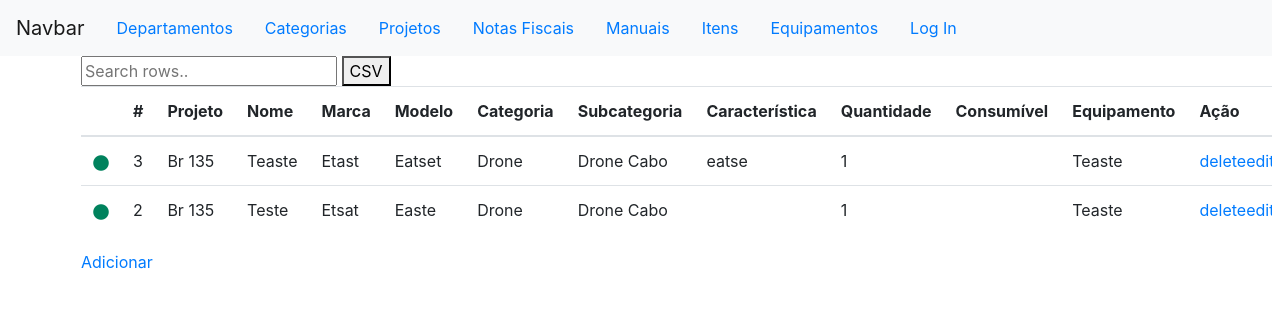
Before: /controle/ajax/itensByName/ with the older database file.
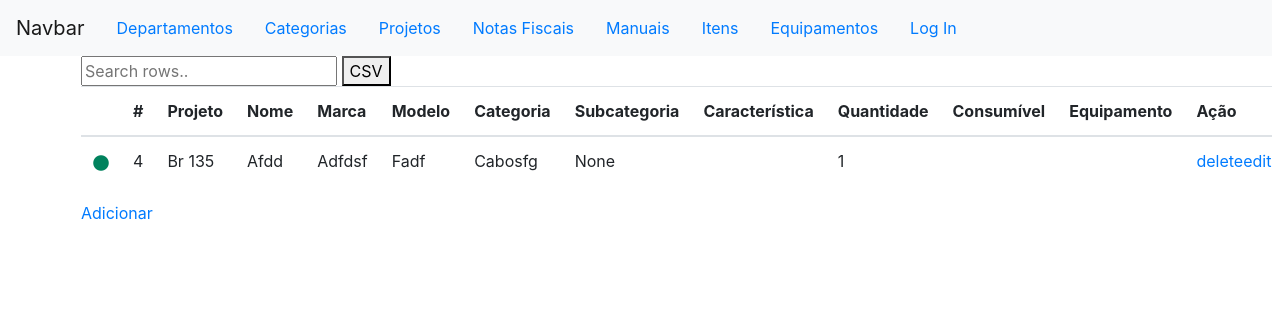
After: the same page with the newer database file.
### controles/models.py (models this page shows, shortened)
class Item(models.Model):
    id_item = models.AutoField(primary_key=True)
    nome = models.CharField(max_length=50)
    caracteristica = models.TextField(max_length=200, blank=True, null=True)
    marca = models.CharField(max_length=30) #nova identidade
    modelo = models.CharField(max_length=30) #nova identidade
    categoria = models.ForeignKey(Categoria, on_delete=models.PROTECT)
    subcategoria = models.ForeignKey(Subcategoria, on_delete=models.PROTECT, blank=True, null=True)
    projeto = models.ForeignKey('comuns.Projeto', on_delete=models.PROTECT)
    valor = models.DecimalField(max_digits=8, decimal_places=2, blank=True, null = True)
    local = models.CharField(max_length=50, null = True, blank=True) #nova identidade
    id_departamento = models.ForeignKey('comuns.Departamento', on_delete=models.PROTECT, blank=True, null = True)
    id_notafiscal = models.ForeignKey(NotaFiscal, on_delete=models.PROTECT, blank=True, null = True)
    status_disponivel = models.BooleanField(default=True)
    status_manutencao = models.BooleanField(default=False)
    status_emprestado = models.BooleanField(default=False)
    tipo_consumivel = models.BooleanField(default=False)
    quantidade = models.IntegerField(validators=[MinValueValidator(0), MaxValueValidator(999999)], default = 1)
    validade = models.DateField(null= True, blank=True)
    id_equipamento_pertencente = models.ForeignKey('self', null=True, blank=True ,related_name='item', on_delete=models.CASCADE)
    class Meta:
        verbose_name_plural = 'Itens'

class Categoria(models.Model):
    nome = models.CharField(max_length=40)
    def __str__(self):
        return self.nome

class Subcategoria(models.Model):
    nome = models.CharField(max_length=40)
    categoria = models.ForeignKey(Categoria, null=True, blank=True, on_delete=models.PROTECT)
    def __str__(self):
        return self.categoria.nome + " " + self.nome

### comuns/models.py (models this page shows, shortened)
class Projeto(models.Model):
    nome = models.CharField(max_length=30)
    acronimo = models.CharField(max_length=5)

### controles/views.py (the view)
def itensByName(request):
	itens = Item.objects.all().order_by('nome')
	context = {'itens': itens}
	return render(request, 'controles/itens.html', context)

### controles/templatetags/custom_filter.py (called while the page is built)
@register.filter(name = 'status')
def status(value): # Only one argument.
    if value:
    	path = os.path.join(settings.MEDIA_URL,"img/verde.png" )
    	return path
    else:
    	path = os.path.join(settings.MEDIA_URL,"img/preto.png" )
    	return path

### controles/templates/controles/itens.html
{% extends "controles/base.html" %}
{% load custom_filter %}
{% load static %}
{% block content %}
<input type="text" id="myInput" onkeyup="searchTable('example','myInput');" placeholder="Search rows.." title="Type in a name">
<button class="export" onclick="exportTableToCSV($('#example'),'export.csv');">CSV</button>
<table id ="example"  class="table" >
  <thead>
    <th>
    </th>
    <th onclick="sortTable(1)">
      #
    </th>
    <th>
      Projeto
    </th>
    <th>
      Nome
    </th>
    <th>
    	Marca
    </th>
    <th>
      Modelo
    </th>
    <th>
      Categoria
    </th>
    <th>
      Subcategoria
    </th>
    <th>
      Característica
    </th>
    <th>
      Quantidade
    </th>
    <th>
    	Consumível
    </th>
    <th>
    	Equipamento
    </th>
    <th>
      Ação
    </th>
  </thead>
  <tbody>
  {% for item in itens %}
    <tr scope="row">
      <td><img  src="{{ item.status_disponivel | status }}" class="img_status" alt="status"></td>
      <td>{{ item.id_item }}</td>
      <td>{{ item.projeto.nome | title }}</td>
      <td>{{item.nome | title}}</td>
      <td>{{item.marca | title}}</td>
      <td>{{item.modelo | title}}</td>
      <td>{{item.categoria | title}}</td>
      <td>{{item.subcategoria | title}}</td>
      <td>{{item.caracteristica}}</td>
      <td>{{item.quantidade}}</td>
      <td>{{item.consumivel}}</td>
      <td>{{item.id_equipamento_pertencente.nome | title}}</td>
      <td><a href="{% url 'controles:delete_item' item.id_item %}">delete</a><a href="{% url 'controles:editar_item' item.id_item %}">editar</a></td>
    </tr>
    {% empty %}
    	<p>Não tem nenhum item cadastrado ainda.</p>
    {% endfor %}
</tbody>
</table>
<a href="{% url 'controles:novo_item' %}">Adicionar</a>
{% endblock content %}

### controles/templates/controles/base.html (shortened to what this page needs)
{% load bootstrap4 %}
{% load static %}
<!DOCTYPE html>
<html lang="pt-br">
	<head>
		<link rel="stylesheet" type="text/css" href="/media/css/style.css">
		{% bootstrap_css %}
	</head>
	<body>
	<nav class="navbar navbar-expand-lg navbar-light bg-light">
		<a class="navbar-brand" href="#">Navbar</a>
 			<ul class="nav">
				<li class="nav-item">
					<a class="nav-link" href = "{% url 'comuns:departamentos' %}"> Departamentos </a>
				</li>
				<li class="nav-item">
					<a class="nav-link" href = "{% url 'controles:categorias' %}"> Categorias </a>
				</li>
				<li class="nav-item">
					<a class="nav-link" href = "{% url 'comuns:projetos' %}"> Projetos </ao>
				</a>
				<li class="nav-item">
					<a class="nav-link" href = "{% url 'controles:notasfiscais' %}"> Notas Fiscais </a>
				</li>
				<li class="nav-item">
					<a class="nav-link" href = "{% url 'controles:manuais' %}"> Manuais </a>
				</li>
				<li class="nav-item">
					<a class="nav-link" href = "{% url 'controles:itens' %}"> Itens </a>
				</li>
				<li class="nav-item">
					<a class="nav-link" href = "{% url 'controles:equipamentos' %}"> Equipamentos </a>
				</li>
			</ul>
			<ul class="nav justify-content-end">
				<li class="nav-item">
				{% if user.is_authenticated %}
				    <span class="navbar-text">
     				 Olá, {{ user.username }}
    				</span>
					<a class="nav-link" href="{% url 'users:logout' %}">Log Out</a>
				{% else %}
					<a class="nav-link" href="{% url 'users:login' %}">Log In</a>
				{% endif %}
				</li>
			</ul>
	</nav>
		<div class="container">
			<div>
				{% block content %}{% endblock content %}
			</div>
		</div>
	</body>
</html>

### media/css/style.css (style rules this page uses)
.img_status { width: 16px; }

Changed rows visible on the page:
removed Item: id_item "3", projeto.nome "Br 135", nome "Teaste", marca "Etast", modelo "Eatset", categoria "Drone", subcategoria "Drone Cabo", caracteristica "eatse", quantidade "1", id_equipamento_pertencente.nome "Teaste"
removed Item: id_item "2", projeto.nome "Br 135", nome "Teste", marca "Etsat", modelo "Easte", categoria "Drone", subcategoria "Drone Cabo", quantidade "1", id_equipamento_pertencente.nome "Teaste"
added Item: id_item "4", projeto.nome "Br 135", nome "Afdd", marca "Adfdsf", modelo "Fadf", categoria "Cabosfg", subcategoria "None", quantidade "1"
